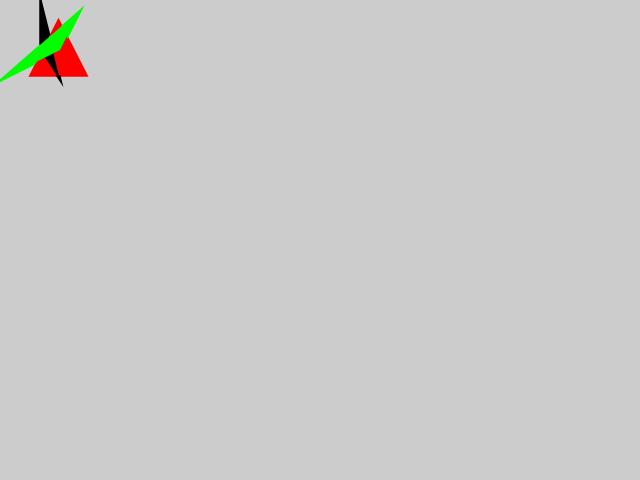
Frame 1 (no input)
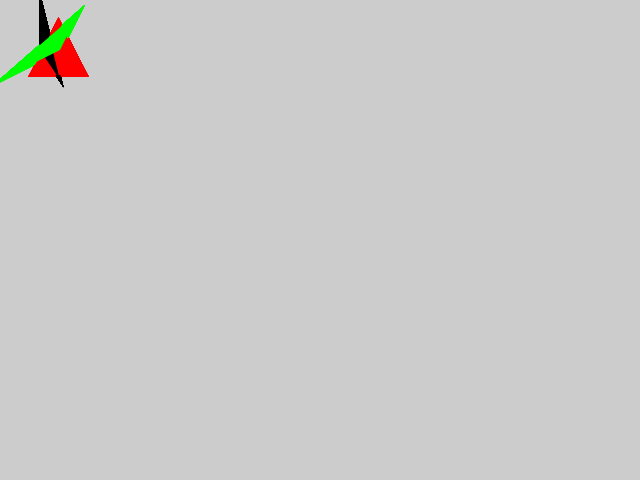
Frame 60 (the mouse pressed at the canvas centre just before this capture)
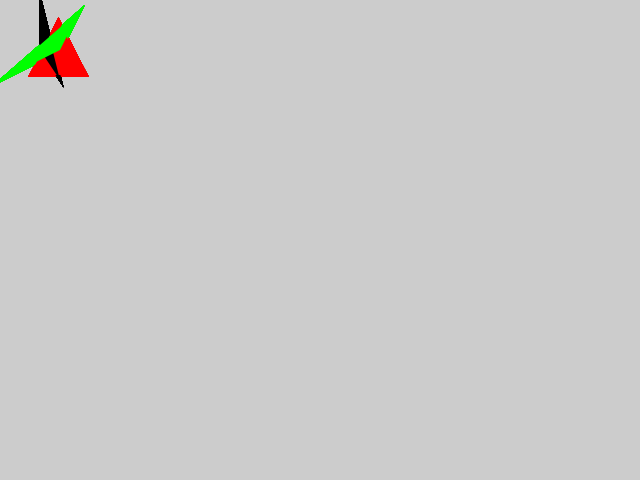
Frame 120 (the mouse held since frame 60 and released just before this capture)

The Processing sketch that drew these frames (run headless with seeded random() and noise(); from frame 60 on, the mouse is pressed at the canvas centre):

// Processing sketch: aquecimento_lvl1
// ── aquecimento_lvl1.pde
final int windowWidth = 640;
final int windowHeight = 480;

final color black   = color(0, 0, 0);
final color white   = color(255, 255, 255);

// Primary colors
final color red     = color(255, 0, 0);
final color lime   = color(0, 255, 0); // Note, green is something else. See below.
final color blue    = color(0, 0, 255);

// Secondary colors
final color yellow  = color(255, 255, 0);
final color magenta = color(255, 0, 255);
final color cyan    = color(0, 255, 255);

// Other colors
final color greenPT  = color(0, 102, 0);
final color orange = color(255, 165, 0);
final color pink = color(255, 192, 203);
final color green = color(0, 128, 0);
final color gold = color(255, 215, 0);

boolean isPrime(int x)
{
  if (x != 2 && x % 2 == 0)
    return false;
  for (int i = 3; i * i <= x; i += 2)
    if (x % i == 0)
      return false;
  return true;
}

class Triangle {
  float x1, y1;
  float x2, y2;
  float x3, y3;
  color c;
  color cAlt;
  float dx;
  float dy;

  Triangle(float x1, float y1, float x2, float y2, float x3, float y3, color c, color cAlt)
  {
    this.x1 = x1;
    this.y1 = y1;
    this.x2 = x2;
    this.y2 = y2;
    this.x3 = x3;
    this.y3 = y3;
    this.c = c;
    this.cAlt = cAlt;
    dx = 0;
    dy = 0;
  }

  Triangle(float x1, float y1, float x2, float y2, float x3, float y3)
  {
    this(x1, y1, x2, y2, x3, y3, black, white);
  }
  
  
  void draw(float strokeWeight)
  {
    push();
    noFill();
    stroke(c);
    strokeWeight(strokeWeight);
    triangle(x1, y1, x2, y2, x3, y3);
    pop();
  }
  

  void switchColor()
  {
    color m = c;
    c = cAlt;
    cAlt = m;
  }

  void paint()
  {
    push();
    fill(c);
    noStroke();
    triangle(x1, y1, x2, y2, x3, y3);
    pop();
  }

  void move()
  {
    x1 += dx;
    y1 += dy;
    x2 += dx;
    y2 += dy;
    x3 += dx;
    y3 += dy;
  }
  
  // Is the triangle a counter clockwise triangle. See Sebenta.
  boolean ccw()
  {
    PVector s1 = new PVector(x2-x1, y2-y1);
    PVector s2 = new PVector(x3-x2, y3-y2);
    return s1.cross(s2).z < 0.0;  // Note: `< 0.0` because y grows downwords!
  }
  
  // Is the point `x` `y` inside this triangle? Assume the triangle is ccw.
  boolean insideCcw(float x, float y)
  {
    assert ccw();
    boolean z1 = new Triangle(x1, y1, x2, y2, x, y).ccw();
    boolean z2 = new Triangle(x2, y2, x3, y3, x, y).ccw();
    boolean z3 = new Triangle(x3, y3, x1, y1, x, y).ccw();
    return z1 && z2 && z3;
  }
  
  // Is the point `x` `y` inside this triangle?
  boolean inside(float x, float y)
  {
    Triangle t = this;
    if (!ccw())
      t = new Triangle(x1, y1, x3, y3, x2, y2);
    assert t.ccw();
    return t.insideCcw(x, y);
  }
  
  PVector center()
  {
    return new PVector((x1+x2+x3)/3, (y1+y2+y3)/3);
  }
  
}

void trianglesDraw(Triangle[] a, float strokeWeight)
{
  for (Triangle t : a)
    t.draw(strokeWeight);
}

void trianglesPaint(Triangle[] a)
{
  for (Triangle t : a)
    t.paint();
}

Triangle triangle1 = new Triangle(30,75,58,20,86,75,red,green);
Triangle triangle2 = new Triangle(40,0,40,50,60,80,black,white);
Triangle triangle3 = new Triangle(60,50,80,10,0,80,lime,blue);
Triangle array_triangle[] = {triangle1, triangle2, triangle3};


void settings()
{
  size(windowWidth, windowHeight);
}

void setup()
{

}

void draw()
{
 // triangleFill(array_triangle, red);
  trianglesDraw(array_triangle,2.5);
  trianglesPaint(array_triangle);




}
